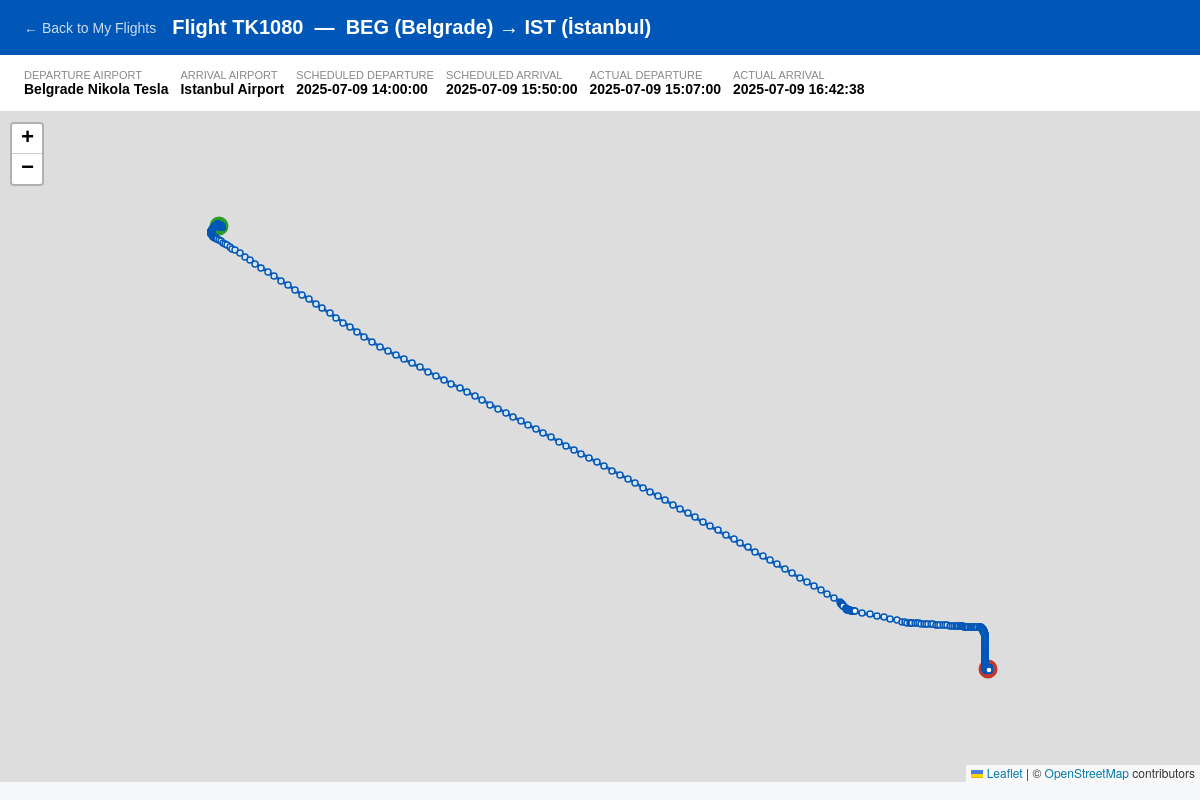
/project/user/flight_path.php?flightNumber=TK1080&scheduledDeparture=2025-07-09+14:00:00 (signed in), run on the app's committed database.
### tables this page shows
CREATE TABLE flight (
  aircraftRegistration varchar(8),  
  departedAirport varchar(6) NOT NULL,  
  arrivedAirport varchar(6) NOT NULL,  
  flightNumber varchar(6) NOT NULL,  
  scheduledDeparture datetime NOT NULL,  
  scheduledArrival datetime NOT NULL,  
  actualDeparture datetime NOT NULL,  
  actualArrival datetime NOT NULL,  
  PRIMARY KEY (flightNumber, scheduledDeparture),
  CONSTRAINT flightFliesFrom FOREIGN KEY (departedAirport) REFERENCES airport (codeICAO),
  CONSTRAINT flightFliesTo FOREIGN KEY (arrivedAirport) REFERENCES airport (codeICAO),
  CONSTRAINT flightUsesAircraft FOREIGN KEY (aircraftRegistration) REFERENCES aircraft (registration) ON UPDATE CASCADE
);

CREATE TABLE airport (
  latitude float(11) NOT NULL,  
  longitude float(11) NOT NULL,  
  codeICAO varchar(4) PRIMARY KEY NOT NULL,  
  codeIATA varchar(3),  
  runways varchar(100) NOT NULL,  
  pname varchar(100) NOT NULL,  
  city varchar(100) NOT NULL,  
  country varchar(2) NOT NULL,  
  avgAircraftToRunway int(11),  
  avgGateToAircraftByBus int(11)  
);

### project/user/flight_path.php (the view, shortened to what this page needs)
<?php
$flightNumber       = isset($_GET['flightNumber'])       ? trim($_GET['flightNumber'])       : '';
$scheduledDeparture = isset($_GET['scheduledDeparture']) ? trim($_GET['scheduledDeparture']) : '';
$host   = "127.0.0.1";
$dbname = "flightdiary306";
$dbuser = "root";
$dbpass = "";
try {
    $pdo = new PDO("mysql:host=$host;dbname=$dbname;charset=utf8mb4", $dbuser, $dbpass);
    $pdo->setAttribute(PDO::ATTR_ERRMODE, PDO::ERRMODE_EXCEPTION);
    $flightStmt = $pdo->prepare("
        SELECT
            f.flightNumber,
            f.scheduledDeparture,
            f.scheduledArrival,
            f.actualDeparture,
            f.actualArrival,
            dep.pname    AS depName,
            dep.city     AS depCity,
            dep.codeIATA AS depIATA,
            dep.latitude AS depLat,
            dep.longitude AS depLng,
            arr.pname    AS arrName,
            arr.city     AS arrCity,
            arr.codeIATA AS arrIATA,
            arr.latitude AS arrLat,
            arr.longitude AS arrLng
        FROM flight f
        JOIN airport dep ON dep.codeICAO = f.departedAirport
        JOIN airport arr ON arr.codeICAO = f.arrivedAirport
        WHERE f.flightNumber = ?
          AND f.scheduledDeparture = ?
        LIMIT 1
    ");
    $flightStmt->execute([$flightNumber, $scheduledDeparture]);
    $flight = $flightStmt->fetch(PDO::FETCH_ASSOC);
    $pathStmt = $pdo->prepare("
        SELECT latitude, longitude, altitude, speed, heading, epochTimestamp
        FROM path
        WHERE flightNumber = ?
        ORDER BY epochTimestamp ASC
    ");
    $pathStmt->execute([$flightNumber]);
    $pathPoints = $pathStmt->fetchAll(PDO::FETCH_ASSOC);
} catch (PDOException $e) {
    die("Database error: " . $e->getMessage());
}
?>
<!DOCTYPE html>
<html lang="en">
<head>
    <link rel="stylesheet" href="https://unpkg.com/leaflet@1.9.4/dist/leaflet.css" />
</head>
<body>
<header>
    <a href="tickets.php">&larr; Back to My Flights</a>
    <h1>
        Flight <?php echo htmlspecialchars($flightNumber); ?> &nbsp;&mdash;&nbsp;
        <?php echo htmlspecialchars($flight['depIATA'] . ' (' . $flight['depCity'] . ')'); ?>
        &rarr;
        <?php echo htmlspecialchars($flight['arrIATA'] . ' (' . $flight['arrCity'] . ')'); ?>
    </h1>
</header>
<div class="info-bar">
    <div class="info-item">
        <span>Departure Airport</span>
        <span><?php echo htmlspecialchars($flight['depName']); ?></span>
    </div>
    <div class="info-item">
        <span>Arrival Airport</span>
        <span><?php echo htmlspecialchars($flight['arrName']); ?></span>
    </div>
    <div class="info-item">
        <span>Scheduled Departure</span>
        <span><?php echo htmlspecialchars($flight['scheduledDeparture']); ?></span>
    </div>
    <div class="info-item">
        <span>Scheduled Arrival</span>
        <span><?php echo htmlspecialchars($flight['scheduledArrival']); ?></span>
    </div>
    <div class="info-item">
        <span>Actual Departure</span>
        <span><?php echo htmlspecialchars($flight['actualDeparture']); ?></span>
    </div>
    <div class="info-item">
        <span>Actual Arrival</span>
        <span><?php echo htmlspecialchars($flight['actualArrival']); ?></span>
    </div>
</div>
<?php if (empty($pathPoints)): ?>
    <div class="no-path">No flight path data available for this flight.</div>
<?php else: ?>
    <div id="map"></div>
<?php endif; ?>
</body>
</html>

### project/user/flight_path.php (style rules this page uses)
* { box-sizing: border-box; margin: 0; padding: 0; }
body { font-family: Arial, sans-serif; background: #f5f7fa; }
header { background: #0057b7; color: #fff; padding: 16px 24px; display: flex; align-items: center; gap: 16px; }
header a { color: #cde; text-decoration: none; font-size: 14px; }
header h1 { font-size: 20px; }
.info-bar { display: flex; flex-wrap: wrap; gap: 12px; padding: 14px 24px; background: #fff; border-bottom: 1px solid #ddd; font-size: 14px; }
.info-item { display: flex; flex-direction: column; }
.info-item span:first-child { font-size: 11px; color: #888; text-transform: uppercase; }
.info-item span:last-child { font-weight: bold; }
#map { width: 100%; height: calc(100vh - 130px); }

### data on the page
flight: departedAirport.city "BEG (Belgrade)", arrivedAirport.city "IST (İstanbul)", departedAirport.pname "Belgrade Nikola Tesla", arrivedAirport.pname "Istanbul Airport", scheduledDeparture "2025-07-09 14:00:00", scheduledArrival "2025-07-09 15:50:00", actualDeparture "2025-07-09 15:07:00", actualArrival "2025-07-09 16:42:38"

### other printed values
$flightNumber "TK1080"
